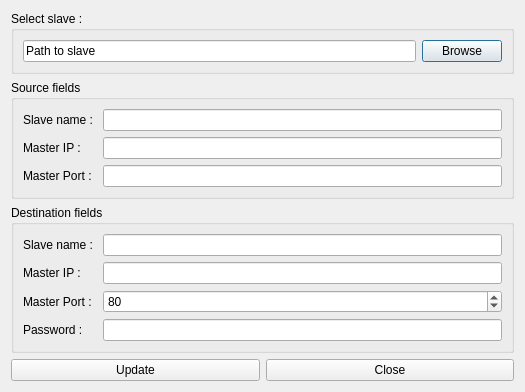
<?xml version="1.0" encoding="UTF-8"?>
<ui version="4.0">
 <class>EditSlave</class>
 <widget class="QDialog" name="EditSlave">
  <property name="geometry">
   <rect>
    <x>0</x>
    <y>0</y>
    <width>525</width>
    <height>363</height>
   </rect>
  </property>
  <property name="windowTitle">
   <string>Slave Editor</string>
  </property>
  <layout class="QVBoxLayout" name="verticalLayout">
   <item>
    <widget class="QGroupBox" name="selectClientGroupBox">
     <property name="title">
      <string>Select slave : </string>
     </property>
     <layout class="QHBoxLayout" name="horizontalLayout">
      <item>
       <widget class="QLineEdit" name="slaveSelectedBox">
        <property name="text">
         <string>Path to slave</string>
        </property>
        <property name="readOnly">
         <bool>true</bool>
        </property>
       </widget>
      </item>
      <item>
       <widget class="QPushButton" name="selectSlaveButton">
        <property name="text">
         <string>Browse</string>
        </property>
       </widget>
      </item>
     </layout>
    </widget>
   </item>
   <item>
    <widget class="QGroupBox" name="infosOriginalesGroupBox">
     <property name="title">
      <string>Source fields</string>
     </property>
     <layout class="QGridLayout" name="gridLayout">
      <item row="1" column="0">
       <widget class="QLabel" name="sourceMasterIpLabel">
        <property name="text">
         <string>Master IP : </string>
        </property>
        <property name="buddy">
         <cstring>sourceMasterIpEdit</cstring>
        </property>
       </widget>
      </item>
      <item row="1" column="1">
       <widget class="QLineEdit" name="sourceMasterIpEdit">
        <property name="readOnly">
         <bool>true</bool>
        </property>
       </widget>
      </item>
      <item row="2" column="0">
       <widget class="QLabel" name="sourceMasterPortlLabel">
        <property name="text">
         <string>Master Port : </string>
        </property>
        <property name="buddy">
         <cstring>sourceMasterPortEdit</cstring>
        </property>
       </widget>
      </item>
      <item row="2" column="1">
       <widget class="QLineEdit" name="sourceMasterPortEdit">
        <property name="readOnly">
         <bool>true</bool>
        </property>
       </widget>
      </item>
      <item row="0" column="1">
       <widget class="QLineEdit" name="sourceSlaveNameEdit">
        <property name="readOnly">
         <bool>true</bool>
        </property>
       </widget>
      </item>
      <item row="0" column="0">
       <widget class="QLabel" name="sourceSlaveNameLabel">
        <property name="text">
         <string>Slave name : </string>
        </property>
        <property name="buddy">
         <cstring>sourceSlaveNameEdit</cstring>
        </property>
       </widget>
      </item>
     </layout>
    </widget>
   </item>
   <item>
    <widget class="QGroupBox" name="modifyClientGroupBox">
     <property name="title">
      <string>Destination fields</string>
     </property>
     <layout class="QGridLayout" name="gridLayout_2">
      <item row="1" column="0">
       <widget class="QLabel" name="destinationMasterIpLabel">
        <property name="text">
         <string>Master IP : </string>
        </property>
        <property name="buddy">
         <cstring>destinationMasterIpEdit</cstring>
        </property>
       </widget>
      </item>
      <item row="1" column="1">
       <widget class="QLineEdit" name="destinationMasterIpEdit"/>
      </item>
      <item row="2" column="0">
       <widget class="QLabel" name="destinationMasterPortLabel">
        <property name="text">
         <string>Master Port : </string>
        </property>
        <property name="buddy">
         <cstring>destinationMasterPortEdit</cstring>
        </property>
       </widget>
      </item>
      <item row="0" column="1">
       <widget class="QLineEdit" name="destinationSlaveNameEdit"/>
      </item>
      <item row="0" column="0">
       <widget class="QLabel" name="destinationSlaveNameLabel">
        <property name="text">
         <string>Slave name : </string>
        </property>
        <property name="buddy">
         <cstring>destinationSlaveNameEdit</cstring>
        </property>
       </widget>
      </item>
      <item row="3" column="1">
       <widget class="QLineEdit" name="destinationSlavePasswordEdit">
        <property name="echoMode">
         <enum>QLineEdit::Password</enum>
        </property>
       </widget>
      </item>
      <item row="3" column="0">
       <widget class="QLabel" name="destinationSlavePasswordLabel">
        <property name="text">
         <string>Password : </string>
        </property>
        <property name="buddy">
         <cstring>destinationSlavePasswordEdit</cstring>
        </property>
       </widget>
      </item>
      <item row="2" column="1">
       <widget class="QDoubleSpinBox" name="destinationMasterPortEdit">
        <property name="decimals">
         <number>0</number>
        </property>
        <property name="minimum">
         <double>1.000000000000000</double>
        </property>
        <property name="maximum">
         <double>65535.000000000000000</double>
        </property>
        <property name="value">
         <double>80.000000000000000</double>
        </property>
       </widget>
      </item>
     </layout>
    </widget>
   </item>
   <item>
    <layout class="QHBoxLayout" name="horizontalLayout_2">
     <item>
      <widget class="QPushButton" name="modifyExeButton">
       <property name="text">
        <string>Update</string>
       </property>
      </widget>
     </item>
     <item>
      <widget class="QPushButton" name="cancelEditorButton">
       <property name="text">
        <string>Close</string>
       </property>
      </widget>
     </item>
    </layout>
   </item>
  </layout>
 </widget>
 <tabstops>
  <tabstop>selectSlaveButton</tabstop>
  <tabstop>destinationSlaveNameEdit</tabstop>
  <tabstop>destinationMasterIpEdit</tabstop>
  <tabstop>destinationMasterPortEdit</tabstop>
  <tabstop>destinationSlavePasswordEdit</tabstop>
  <tabstop>modifyExeButton</tabstop>
  <tabstop>cancelEditorButton</tabstop>
  <tabstop>sourceMasterIpEdit</tabstop>
  <tabstop>sourceMasterPortEdit</tabstop>
  <tabstop>slaveSelectedBox</tabstop>
  <tabstop>sourceSlaveNameEdit</tabstop>
 </tabstops>
 <resources/>
 <connections/>
</ui>
